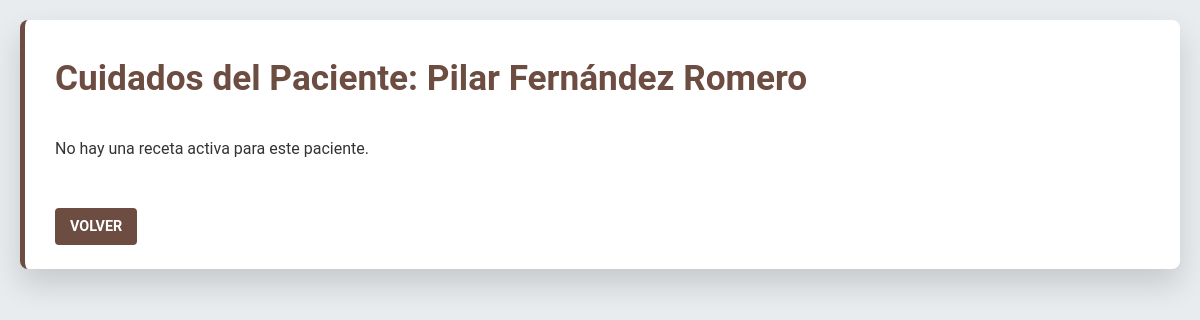
Before: /doctor/cuidados-pacienteD/54/ (signed in) with the older database file.
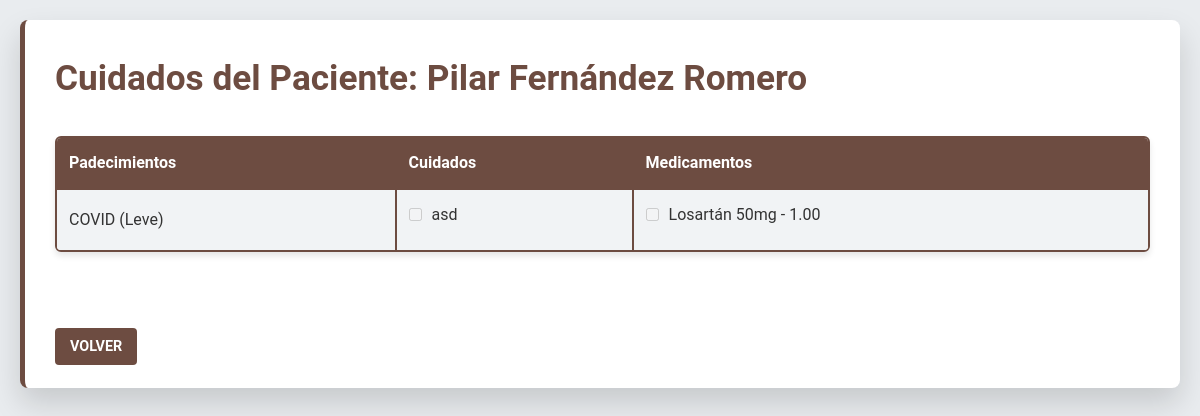
After: the same page with the newer database file.
### usuarioDoctor/models.py (models this page shows, shortened)
class RecetaPadecimiento(models.Model):
    receta = models.ForeignKey(Receta, on_delete=models.CASCADE, related_name='padecimientos')
    padecimiento = models.ForeignKey(Padecimiento, on_delete=models.PROTECT)
    nivel_gravedad = models.IntegerField(choices=Diagnostico.NIVELES_GRAVEDAD)

class Padecimiento(models.Model):
    nombre = models.CharField(max_length=200)
    descripcion = models.TextField(null=True, blank=True)
    areas = models.ManyToManyField(
        'login.AreaEspecialidad',
        blank=True,
        related_name='padecimientos_relacionados',
        help_text="Áreas hospitalarias donde se maneja este padecimiento"
    )
    fortalezas = models.ManyToManyField(
        'login.Fortaleza',
        blank=True,
        related_name='padecimientos_asociados',
        help_text="Fortalezas de enfermería necesarias para atender este padecimiento"
    )
    activo = models.BooleanField(default=True)
    class Meta:
        ordering = ['nombre']
        verbose_name = 'Padecimiento'
        verbose_name_plural = 'Padecimientos'

class RecetaCuidado(models.Model):
    receta = models.ForeignKey(Receta, on_delete=models.CASCADE, related_name='cuidados')
    cuidado = models.ForeignKey(Cuidado, on_delete=models.PROTECT)
    completado = models.BooleanField(default=False)
    fecha_completado = models.DateTimeField(null=True, blank=True)
    completado_por = models.ForeignKey(
        'login.Usuarios',
        null=True,
        blank=True,
        on_delete=models.SET_NULL,
        limit_choices_to={'tipoUsuario': 'EN'}
    )

class Cuidado(models.Model):
    nombre = models.CharField(max_length=200)
    class Meta:
        verbose_name = 'Cuidado'
        verbose_name_plural = 'Cuidados'

class DetalleReceta(models.Model):
    UNIDADES_MEDIDA = [
        ('TAB', 'Tabletas'),
        ('ML', 'Mililitros'),
        ('MG', 'Miligramos'),
        ('CAP', 'Cápsulas'),
        ('GOT', 'Gotas'),
        ('AMP', 'Ampolletas'),
    ]
    receta = models.ForeignKey(Receta, on_delete=models.CASCADE, related_name='detalles')
    medicamento = models.ForeignKey('usuarioJefa.Medicamento', on_delete=models.PROTECT)
    cantidad_por_toma = models.DecimalField(max_digits=5, decimal_places=2)
    unidad_medida = models.CharField(max_length=3, choices=UNIDADES_MEDIDA)
    frecuencia_horas = models.PositiveIntegerField(help_text="Cada cuántas horas")
    dias_tratamiento = models.PositiveIntegerField()
    instrucciones = models.TextField()
    descripcion_opcional = models.TextField(blank=True)
    hay_existencia = models.BooleanField(default=True)

### usuarioJefa/models.py (models this page shows, shortened)
class Medicamento(models.Model):
    nombre = models.CharField(max_length=200)
    gramaje = models.CharField(max_length=50)
    compuestos = models.ManyToManyField(Compuesto)
    cantidad_disponible = models.IntegerField(default=0)
    fecha_actualizacion = models.DateTimeField(auto_now=True)
    class Meta:
        verbose_name = 'Medicamento'
        verbose_name_plural = 'Medicamentos'

### usuarioDoctor/views.py (the view)
@login_required
def cuidados_pacienteD(request, paciente_id):  # Cambio de nombre aquí
    if request.user.tipoUsuario != 'DR':
        messages.error(request, 'No tienes permiso para acceder a esta sección')
        return redirect('login')
    paciente = get_object_or_404(Paciente, id=paciente_id)
    if paciente.doctor_actual != request.user:
        messages.error(request, 'No tienes permiso para ver los cuidados de este paciente')
        return redirect('doctor:pacientes_doctor')
    receta_actual = Receta.objects.filter(
        paciente=paciente,
        activa=True
    ).select_related('diagnostico').first()
    context = {
        'paciente': paciente,
        'receta': receta_actual,
        'padecimientos': RecetaPadecimiento.objects.filter(receta=receta_actual).select_related('padecimiento') if receta_actual else None,
        'cuidados': RecetaCuidado.objects.filter(receta=receta_actual).select_related('cuidado') if receta_actual else None,
        'medicamentos': DetalleReceta.objects.filter(receta=receta_actual).select_related('medicamento') if receta_actual else None,
        'registros_recientes': SeguimientoCuidados.objects.filter(
            paciente=paciente
        ).order_by('-fecha_registro')[:5],
        'ultimo_registro': SeguimientoCuidados.objects.filter(
            paciente=paciente
        ).order_by('-fecha_registro').first()
    }
    return render(request, 'usuarioDoctor/cuidados_pacienteD.html', context)

### usuarioDoctor/templates/usuarioDoctor/Cuidados_pacienteD.html (shortened to what this page needs)
<!DOCTYPE html>
<html lang="es">
<head>
</head>
<body>
    <div class="container">
        <div class="header">
            <h1>Cuidados del Paciente: {{ paciente.nombres }} {{ paciente.apellidos }}</h1>
        </div>
        {% if receta %}
            <table class="patients-table">
                <tr>
                    <th>Padecimientos</th>
                    <th>Cuidados</th>
                    <th>Medicamentos</th>
                </tr>
                <tr>
                    <td>
                        {% for padecimiento in padecimientos %}
                            <div>
                                {{ padecimiento.padecimiento.nombre }}
                                ({{ padecimiento.get_nivel_gravedad_display }})
                            </div>
                        {% endfor %}
                    </td>
                    <td>
                        {% for cuidado in cuidados %}
                            <div class="checkbox-container">
                                <input type="checkbox"
                                       disabled
                                       >
                                <label>{{ cuidado.cuidado.nombre }}</label>
                            </div>
                        {% endfor %}
                    </td>
                    <td>
                        {% for medicamento in medicamentos %}
                            <div class="checkbox-container">
                                <input type="checkbox"
                                       disabled
                                       >
                                <label>
                                    {{ medicamento.medicamento.nombre }} - {{ medicamento.cantidad_por_toma }}
                                </label>
                            </div>
                        {% endfor %}
                    </td>
                </tr>
            </table>
        {% else %}
        <p>No hay una receta activa para este paciente.</p>
        {% endif %}
        <br><br>
        <a href="{% url 'doctor:pacientes_doctor' %}" class="btn">Volver</a>
    </div>
</body>
</html>

Changed rows visible on the page:
added RecetaPadecimiento: padecimiento.nombre "COVID", nivel_gravedad "Leve"
added RecetaCuidado: cuidado.nombre "asd"
added DetalleReceta: medicamento.nombre "Losartán 50mg", cantidad_por_toma "1.00"
Other visible differences:
text no longer shown: "No hay una receta activa para este paciente."
text now shown: "Padecimientos Cuidados Medicamentos"
